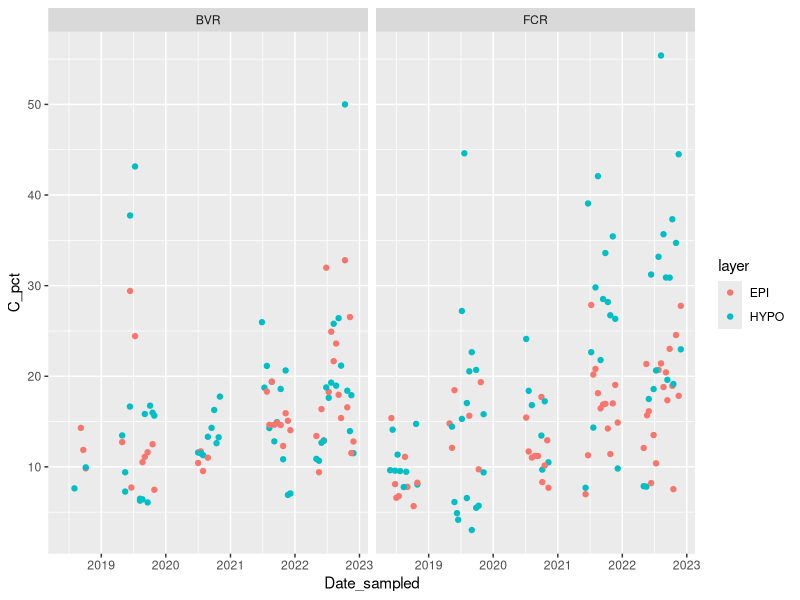
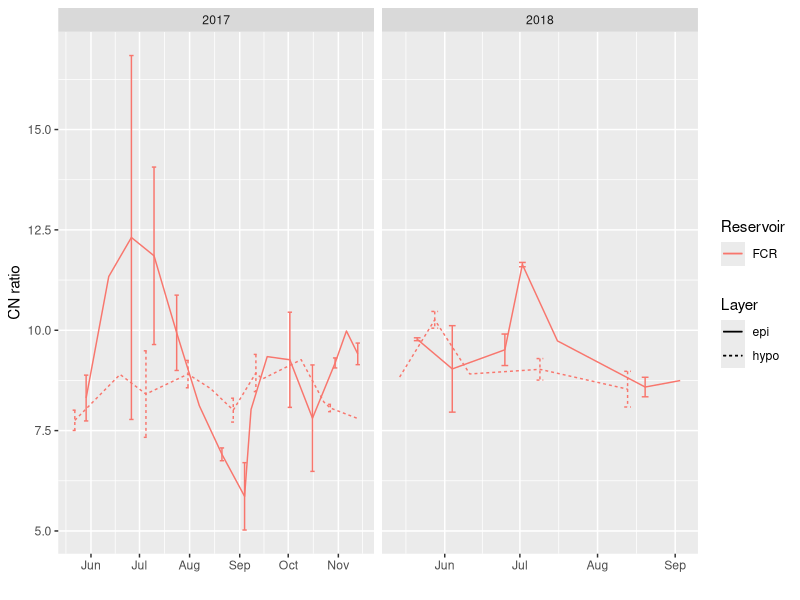
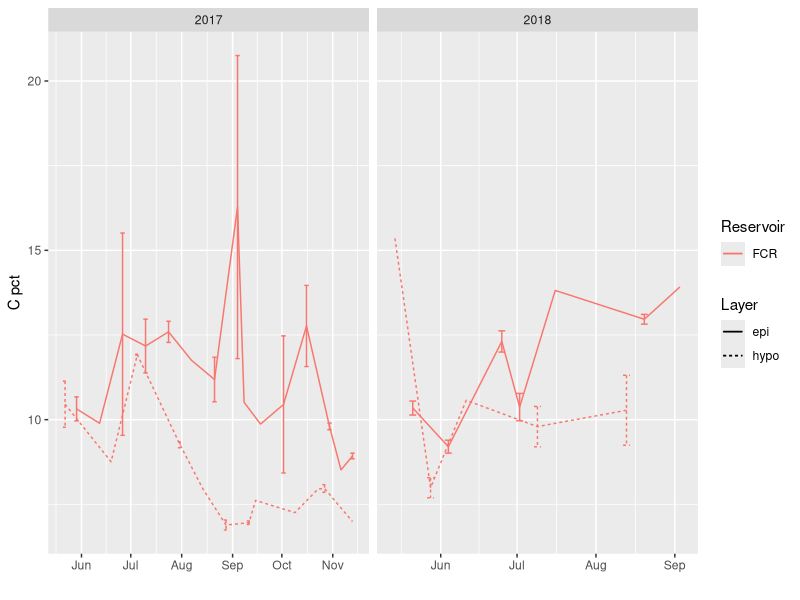
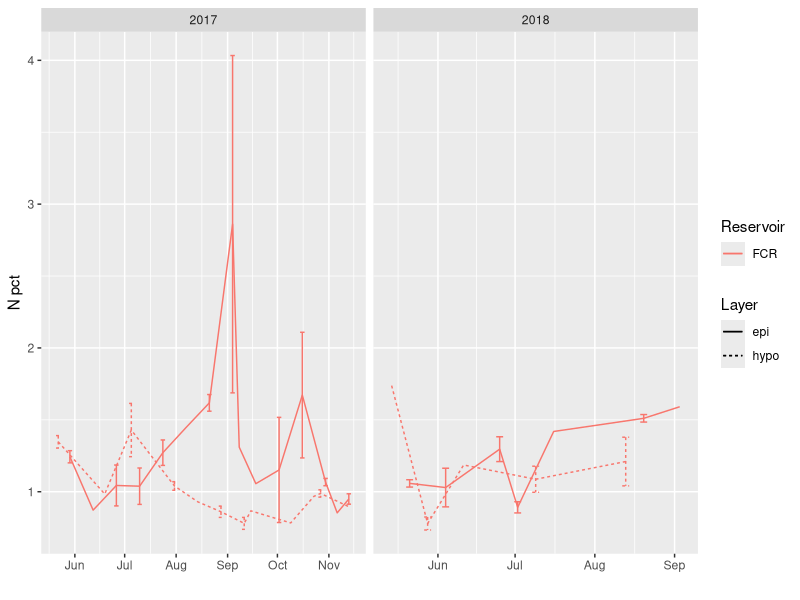
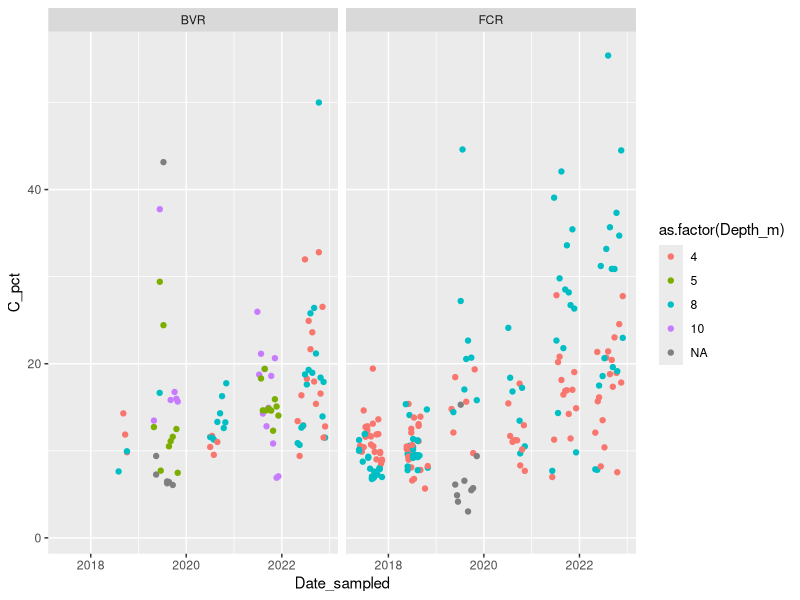

Reproduce these figures in R, in order.
## ---- chunk 1
knitr::opts_chunk$set(echo = TRUE)
library(tidyverse)
library(lubridate)
## ---- chunk 2
cn1 = read.csv("./2023 sed trap runs/ASL 23jan23.csv")
cn2 = read.csv("./2023 sed trap runs/ASL 24jan23.csv")
cn3 = read.csv("./2023 sed trap runs/ASL 26jan23.csv")
cn4 = read.csv("./2023 sed trap runs/ASL 27jan23.csv")
cn5 = read.csv("./2023 sed trap runs/ASL 23mar22.csv")
cn6 = read.csv("./2023 sed trap runs/ASL 10feb22.csv")
# Correct format should be F_sed_8m_R2_F2_02May22

cn_raw = cn1%>%
  full_join(cn2)%>%
  full_join(cn3)%>%
  full_join(cn4)%>%
  full_join(cn5)%>%
  full_join(cn6)%>%
  dplyr::select(-X)

cn_processed = cn_raw%>%
  filter(!Name%in%c("aa as unknown","aspartic acid","RunIn","ref zzyzx","crucible blank","internal reference zzyzx"),
         Method == "very low")%>%
  mutate(Reservoir = ifelse(substring(Name,1,1)%in%c("f","F"),"FCR",NA),
         Reservoir = ifelse(substring(Name,1,1)%in%c("b","B"),"BVR",Reservoir),
         cut = substring(Name,2),
         Date_sampled = as.Date(sub("_.*","",cut),format = "%d%b%y"),
         cut = sub("[0-9]+[a-z]+[0-9]+","",cut),
         Depth_m = as.numeric(sub("_","",sub("m.+","",cut))),
         cut = sub("_[0-9]+m_","",cut),
         cut = ifelse(cut=="r1f2","r1f2_r1f2",cut),
         filter1_ID = ifelse(grepl("_",cut), #First, standardize filter columns
                             sub("_.+","",cut),
                             paste0("r1",cut)),
         filter2_ID = ifelse(grepl("_",cut),
                             sub(".+_","",cut),
                             paste0("r2",cut)),
         filter1_ID = paste0(substr(Reservoir,1,1),"_sed_",
                             Depth_m,"m_R",substr(filter1_ID,2,2),"_F",substr(filter1_ID,4,4),"_",
                             format(Date_sampled,"%d%b%y")),
         filter2_ID = paste0(substr(Reservoir,1,1),"_sed_",
                             Depth_m,"m_R",substr(filter2_ID,2,2),"_F",substr(filter2_ID,4,4),"_",
                             format(Date_sampled,"%d%b%y")))%>%
  select(-cut,-No.,-Hole..Pos.,-Method,-Info,-C..Blank,-N..Blank)%>%
  rename(Time_run = Time,
         Weight_mg = Weight...mg.,
         N_area = N..Area,
         C_area = C..Area,
         N_pct = N.....,
         C_pct = C.....,
         CN_ratio = C.N..ratio,
         N_factor = N..Factor,
         C_factor = C..Factor,
         Date_run = Date)

cn_processed%>%
  mutate(layer=ifelse(Depth_m%in%c(4,5),"EPI","HYPO"))%>%
  ggplot(aes(x=Date_sampled,y=C_pct,color=layer))+
  #ggplot(aes(x=Date_sampled,y=C_pct,color=as.factor(Depth_m)))+
  geom_point()+
  facet_wrap(~Reservoir)
## ---- chunk 3
weights2019 <- read.csv("./2019 files/2019_SedTraps_edited.csv")%>%
  mutate(Day_Filtered=as.POSIXct(Day_Filtered, format = "%d-%b-%y"),
         Sed_mass_g= Filter_mass_post_filtering_g-Filter_mass_pre_filtering_g,
         Sed_conc_mg_L= Sed_mass_g / Volume_filtered_mL*1000000,
         Sample_ID= tolower(Sample_ID),
         Depth = str_extract(str_extract(Sample_ID, "[0-9]+m"),"[0-9]+"),
         Rep =str_extract(str_extract(Sample_ID, "r[0-9]+"),"[0-9]+"),
         Filter =str_extract(str_extract(Sample_ID, "f[0-9]+"),"[0-9]+"),
         Res= str_extract(Sample_ID, "(fcr|bvr|\\sb\\s|\\sf\\s)"),
         Date = str_extract(Sample_ID, "\\d+ \\D\\D\\D \\d\\d"),
         Date= as.POSIXct(Date, format = "%d %b %y"),
         Type = str_extract(Sample_ID, "(sed\\strap\\sleftover|st\\sleftover|ses\\snet|sed)"))
         
weights2019$Date[is.na(weights2019$Date)]=weights2019$Day_Filtered[is.na(weights2019$Date)]
weights2019$Res[is.na(weights2019$Res) & weights2019$Depth %in% c(4,8)]= "fcr"
weights2019$Res[is.na(weights2019$Res) & weights2019$Depth %in% c(5,10)]= "bvr"
weights2019$Type[is.na(weights2019$Type)] = "sed"

weights2019_processed = weights2019%>%
  filter(Type=="sed")%>%
  select(-Type)
## ---- chunk 4
cn1 <- read.csv("./2019 files/MAG03Apr19.csv")
cn2 <- read.csv("./2019 files/MAG10Apr19.csv")
cn3 <- read.csv("./2019 files/MAG28mar19.csv")
# Correct format should be F_sed_8m_R2_F2_02May22

cn_temp <- cn1 %>%
  full_join(cn2)%>%
  full_join(cn3)%>%
  filter(Method == "soil")%>%
  mutate(Name = tolower(Name),
         Date_run = Date,
         Reservoir = str_extract(str_extract(Name, "(f_|fcr|b_|bvr)"),"[a-z]"),
         Reservoir = ifelse(grepl("f",Reservoir),
                           "FCR",
                           ifelse(grepl("b",Reservoir),
                                  "BVR",
                                  NA)
                           ),
         Depth_m = as.numeric(str_extract(str_extract(Name, "[0-9]+m"),"[0-9]+")),
         Rep = as.numeric(str_extract(str_extract(Name, "r[0-9]+"),"[0-9]+")),
         is.dup = str_extract(Name, "dup"),
         Date_num = str_extract(Name, "\\d\\d\\d\\d+"), #Dates are stored in four different ways...
         Date_num = ifelse(nchar(Date_num)==5,paste0("0",Date_num),Date_num),
         Date_num = ifelse(Date_num == "9318","090318",Date_num), #ugh
         Date_num = as.character(as.Date(Date_num, format = "%m%d%y")),
         Date_let = as.character(as.Date(str_extract(Name, "\\d+\\D\\D\\D\\d\\d"), format = "%d%b%y")),
         Date_slash = as.character(as.Date(str_extract(Name, "\\d+[-/]\\d+[-/]\\d+"), format = c("%m/%d/%y","%m-%d-%y"))))%>%
  rename(Time_run = Time,
         Weight_mg = Weight...mg.,
         N_area = N..Area,
         C_area = C..Area,
         N_pct = N.....,
         C_pct = C.....,
         CN_ratio = C.N..ratio)%>%
  select(-No.,-Hole..Pos.,-N..Factor,-C..Factor,-N..Blank,-C..Blank)
cn_17_18 <- unite(cn_temp, "Date_temp", c(Date_num,Date_let,Date_slash), sep = "")%>%
  mutate(Date_sampled = as.Date(gsub("NA","",Date_temp)))%>%
  select(-Date_temp,-Date)
cn_17_18$Layer[cn_17_18$Depth_m %in% c(4,5)] <- "epi"
cn_17_18$Layer[cn_17_18$Depth_m %in% c(8,10)] <- "hypo"

cn_sd <- cn_17_18 %>%
  group_by(Reservoir, Layer, Date_sampled)%>%
  add_tally()%>%
  summarize(CN_ratio_mean = mean(CN_ratio, na.rm = T),
            CN_ratio_sd = sd(CN_ratio, na.rm = T),
            N_pct_mean = mean(N_pct),
            N_pct_sd = sd(N_pct),
            C_pct_mean = mean(C_pct),
            C_pct_sd = sd(C_pct),
            n = unique(n))%>%
  mutate(Year = year(Date_sampled))

cn_sd%>%
  filter(!is.na(Date_sampled))%>%
  ggplot(aes(x = Date_sampled, y = CN_ratio_mean, col = Reservoir, lty = Layer))+
  geom_line()+
  geom_errorbar(aes(ymin = (CN_ratio_mean-CN_ratio_sd), ymax = (CN_ratio_mean+CN_ratio_sd)))+
  ylab("CN ratio")+
  xlab("")+
  facet_wrap("Year", scales = "free_x")

cn_sd%>%
  filter(!is.na(Date_sampled))%>%
  ggplot(aes(x = Date_sampled, y = C_pct_mean, col = Reservoir, lty = Layer))+
  geom_line()+
  geom_errorbar(aes(ymin = (C_pct_mean-C_pct_sd), ymax = (C_pct_mean+C_pct_sd)))+
  ylab("C pct")+
  xlab("")+
  facet_wrap("Year", scales = "free_x")

cn_sd%>%
  filter(!is.na(Date_sampled))%>%
  ggplot(aes(x = Date_sampled, y = N_pct_mean, col = Reservoir, lty = Layer))+
  geom_line()+
  geom_errorbar(aes(ymin = (N_pct_mean-N_pct_sd), ymax = (N_pct_mean+N_pct_sd)))+
  ylab("N pct")+
  xlab("")+
  facet_wrap("Year", scales = "free_x")
## ---- chunk 5
names(cn_processed)
names(cn_17_18)

cn_comb = cn_processed%>%
  full_join(cn_17_18)

cn_comb%>%
  ggplot(aes(x=Date_sampled,y=C_pct,color=as.factor(Depth_m)))+
  geom_point()+
  facet_wrap(~Reservoir)
